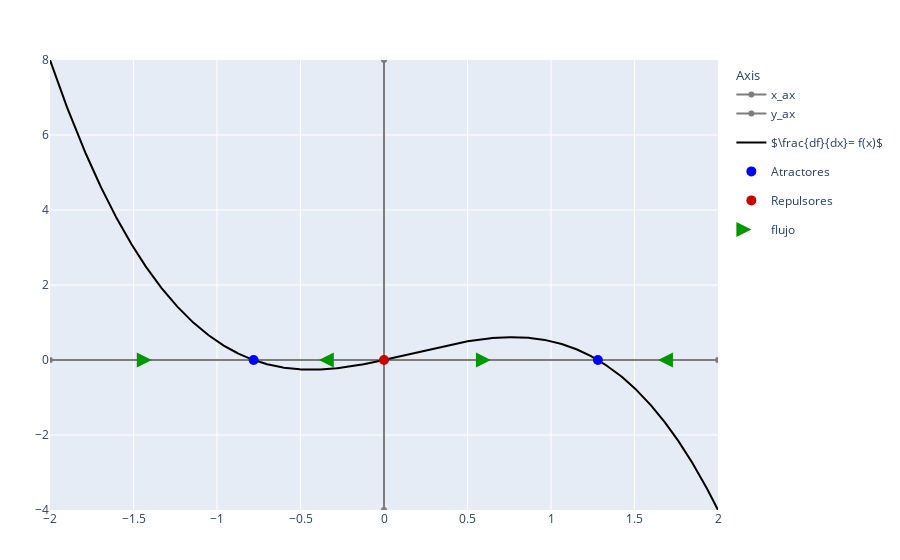

Notebook code cell kept with this figure:
### Code cell
d_fase(f_b_x;interval=[-2,2])

### Figure 1 — Plotly figure (JSON) as saved in the notebook; plotly's stock layout.template omitted (floating-point values rounded to 4 significant figures; data arrays with more than 128 entries replaced by an {"elided": "..."} marker saying what was removed)
{"data": [{"legendgroup": "Axis", "legendgrouptitle": {"text": "Axis"}, "line": {"color": "rgb(125,125,125)"}, "name": "x_ax", "type": "scatter", "x": [-2, 2], "y": [0, 0]}, {"legendgroup": "Axis", "line": {"color": "rgb(125,125,125)"}, "name": "y_ax", "type": "scatter", "x": [0, 0], "y": [-4, 8]}, {"line": {"color": "rgb(0,0,0)"}, "name": "$\\frac{df}{dx}= f(x)$", "type": "scatter", "x": {"elided": "1001 float values"}, "y": {"elided": "1001 float values"}}, {"marker": {"color": "rgb(0,0,255)", "size": 10}, "mode": "markers", "name": "Atractores", "type": "scatter", "x": [-0.7808, 1.281], "y": [0, 0]}, {"marker": {"color": "rgb(200,0,0)", "size": 10}, "mode": "markers", "name": "Repulsores", "type": "scatter", "x": [1.608e-19], "y": [0]}, {"marker": {"color": "rgb(200,0,200)", "size": 10}, "mode": "markers", "name": "Marginales", "type": "scatter", "x": [], "y": []}, {"marker": {"color": "rgb(0,150,0)", "size": 15, "symbol": ["arrow-right", "arrow-left", "arrow-right", "arrow-left"]}, "mode": "markers", "name": "flujo", "type": "scatter", "x": [-1.39, -0.3904, 0.6404, 1.64], "y": [0, 0, 0, 0]}], "layout": {"margin": {"b": 50, "l": 50, "r": 50, "t": 60}, "xaxis": {"range": [-2, 2]}, "yaxis": {"range": [-4, 8]}}}
